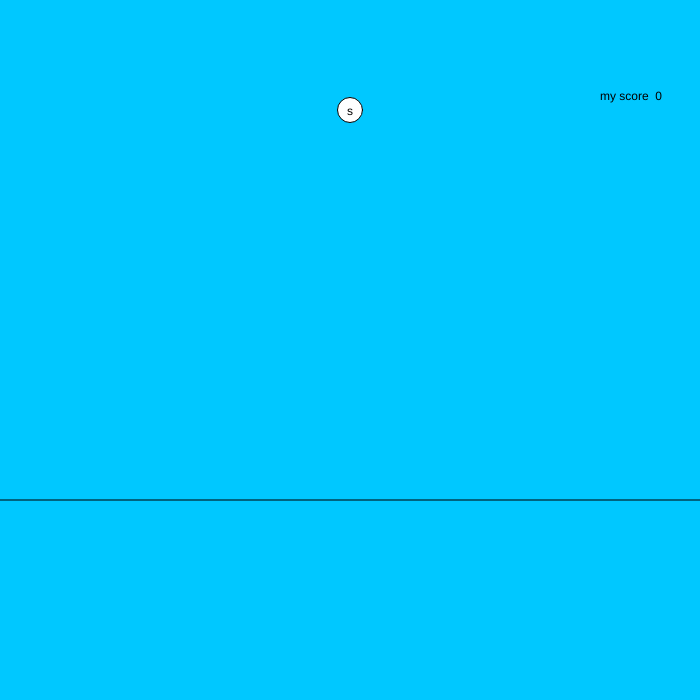
Frame 1 (no input)
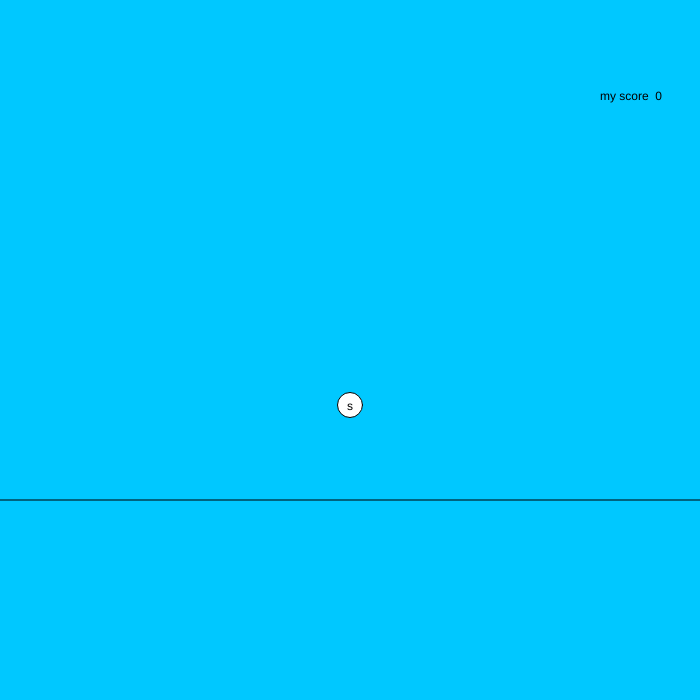
Frame 60 (no input)
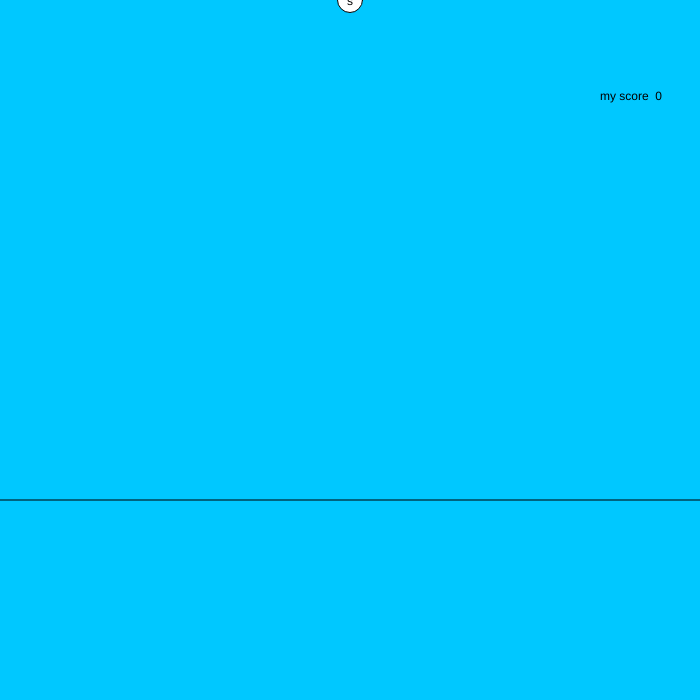
Frame 120 (the mouse pressed at the canvas centre since frame 60)

The p5.js sketch that drew these frames (run headless with seeded random() and noise() and a simulated clock; from frame 60 on, the mouse is pressed at the canvas centre):

// p5.js sketch
// ── sketch.js
function setup() {
  createCanvas(700, 700);
}
var By = 110
var speed = 5
var score = 0
function draw() {
  background(0,200,255);
  text('my score  ' + score,600,100)
  ellipse(350,By,25,25)
  By = By + speed
  line(0,500,700,500)
  if (By > 700){
    By = 0
    score = 0
    speed = 5
  }
text("s",347,By)
  
  
}

  function keyPressed(){

     
  if(key == 's' && By > 500   )  {
     score = score +25
    By = 0
    speed = speed + 1
    return
     }

  if (key == 's' && By < 500){
      score = 0
    By = 0
    speed = 5
}
}
